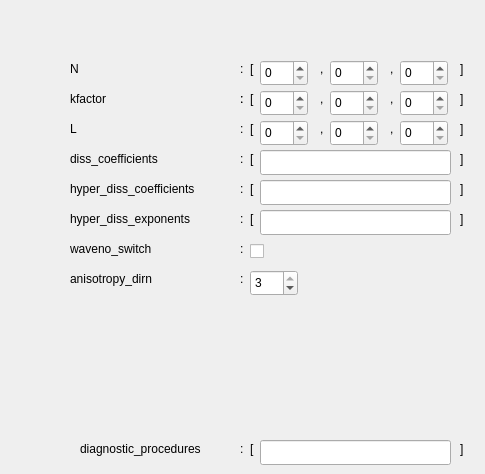
      <widget class="QWidget" name="field_tab">
       <attribute name="title">
        <string>Field</string>
       </attribute>
       <widget class="QLabel" name="program_kind_label_2">
        <property name="geometry">
         <rect>
          <x>70</x>
          <y>60</y>
          <width>161</width>
          <height>17</height>
         </rect>
        </property>
        <property name="text">
         <string>N</string>
        </property>
       </widget>
       <widget class="QLabel" name="label_14">
        <property name="geometry">
         <rect>
          <x>240</x>
          <y>60</y>
          <width>16</width>
          <height>17</height>
         </rect>
        </property>
        <property name="text">
         <string>:</string>
        </property>
       </widget>
       <widget class="QLabel" name="label_15">
        <property name="geometry">
         <rect>
          <x>250</x>
          <y>60</y>
          <width>16</width>
          <height>17</height>
         </rect>
        </property>
        <property name="text">
         <string>[</string>
        </property>
       </widget>
       <widget class="QLabel" name="label_23">
        <property name="geometry">
         <rect>
          <x>320</x>
          <y>60</y>
          <width>16</width>
          <height>17</height>
         </rect>
        </property>
        <property name="text">
         <string>,</string>
        </property>
       </widget>
       <widget class="QLabel" name="label_25">
        <property name="geometry">
         <rect>
          <x>390</x>
          <y>60</y>
          <width>16</width>
          <height>17</height>
         </rect>
        </property>
        <property name="text">
         <string>,</string>
        </property>
       </widget>
       <widget class="QLabel" name="label_26">
        <property name="geometry">
         <rect>
          <x>460</x>
          <y>60</y>
          <width>16</width>
          <height>17</height>
         </rect>
        </property>
        <property name="text">
         <string>]</string>
        </property>
       </widget>
       <widget class="QLabel" name="label_27">
        <property name="geometry">
         <rect>
          <x>390</x>
          <y>90</y>
          <width>16</width>
          <height>17</height>
         </rect>
        </property>
        <property name="text">
         <string>,</string>
        </property>
       </widget>
       <widget class="QLabel" name="label_28">
        <property name="geometry">
         <rect>
          <x>460</x>
          <y>90</y>
          <width>16</width>
          <height>17</height>
         </rect>
        </property>
        <property name="text">
         <string>]</string>
        </property>
       </widget>
       <widget class="QLabel" name="program_kind_label_3">
        <property name="geometry">
         <rect>
          <x>70</x>
          <y>90</y>
          <width>161</width>
          <height>17</height>
         </rect>
        </property>
        <property name="text">
         <string>kfactor</string>
        </property>
       </widget>
       <widget class="QLabel" name="label_29">
        <property name="geometry">
         <rect>
          <x>240</x>
          <y>90</y>
          <width>16</width>
          <height>17</height>
         </rect>
        </property>
        <property name="text">
         <string>:</string>
        </property>
       </widget>
       <widget class="QLabel" name="label_30">
        <property name="geometry">
         <rect>
          <x>320</x>
          <y>90</y>
          <width>16</width>
          <height>17</height>
         </rect>
        </property>
        <property name="text">
         <string>,</string>
        </property>
       </widget>
       <widget class="QLabel" name="label_31">
        <property name="geometry">
         <rect>
          <x>240</x>
          <y>90</y>
          <width>16</width>
          <height>17</height>
         </rect>
        </property>
        <property name="text">
         <string>:</string>
        </property>
       </widget>
       <widget class="QLabel" name="label_32">
        <property name="geometry">
         <rect>
          <x>250</x>
          <y>90</y>
          <width>16</width>
          <height>17</height>
         </rect>
        </property>
        <property name="text">
         <string>[</string>
        </property>
       </widget>
       <widget class="QLabel" name="label_33">
        <property name="geometry">
         <rect>
          <x>240</x>
          <y>120</y>
          <width>16</width>
          <height>17</height>
         </rect>
        </property>
        <property name="text">
         <string>:</string>
        </property>
       </widget>
       <widget class="QLabel" name="label_34">
        <property name="geometry">
         <rect>
          <x>390</x>
          <y>120</y>
          <width>16</width>
          <height>17</height>
         </rect>
        </property>
        <property name="text">
         <string>,</string>
        </property>
       </widget>
       <widget class="QLabel" name="label_35">
        <property name="geometry">
         <rect>
          <x>320</x>
          <y>120</y>
          <width>16</width>
          <height>17</height>
         </rect>
        </property>
        <property name="text">
         <string>,</string>
        </property>
       </widget>
       <widget class="QLabel" name="label_36">
        <property name="geometry">
         <rect>
          <x>250</x>
          <y>120</y>
          <width>16</width>
          <height>17</height>
         </rect>
        </property>
        <property name="text">
         <string>[</string>
        </property>
       </widget>
       <widget class="QLabel" name="program_kind_label_4">
        <property name="geometry">
         <rect>
          <x>70</x>
          <y>120</y>
          <width>161</width>
          <height>17</height>
         </rect>
        </property>
        <property name="text">
         <string>L</string>
        </property>
       </widget>
       <widget class="QLabel" name="label_37">
        <property name="geometry">
         <rect>
          <x>460</x>
          <y>120</y>
          <width>16</width>
          <height>17</height>
         </rect>
        </property>
        <property name="text">
         <string>]</string>
        </property>
       </widget>
       <widget class="QLabel" name="label_38">
        <property name="geometry">
         <rect>
          <x>240</x>
          <y>150</y>
          <width>16</width>
          <height>17</height>
         </rect>
        </property>
        <property name="text">
         <string>:</string>
        </property>
       </widget>
       <widget class="QLineEdit" name="lineEdit_2">
        <property name="geometry">
         <rect>
          <x>260</x>
          <y>150</y>
          <width>191</width>
          <height>25</height>
         </rect>
        </property>
        <property name="text">
         <string/>
        </property>
       </widget>
       <widget class="QLabel" name="program_sincostr_switch_2">
        <property name="geometry">
         <rect>
          <x>70</x>
          <y>150</y>
          <width>171</width>
          <height>17</height>
         </rect>
        </property>
        <property name="text">
         <string>diss_coefficients</string>
        </property>
       </widget>
       <widget class="QLabel" name="label_39">
        <property name="geometry">
         <rect>
          <x>250</x>
          <y>150</y>
          <width>16</width>
          <height>17</height>
         </rect>
        </property>
        <property name="text">
         <string>[</string>
        </property>
       </widget>
       <widget class="QLabel" name="label_40">
        <property name="geometry">
         <rect>
          <x>460</x>
          <y>150</y>
          <width>16</width>
          <height>17</height>
         </rect>
        </property>
        <property name="text">
         <string>]</string>
        </property>
       </widget>
       <widget class="QLabel" name="label_41">
        <property name="geometry">
         <rect>
          <x>240</x>
          <y>180</y>
          <width>16</width>
          <height>17</height>
         </rect>
        </property>
        <property name="text">
         <string>:</string>
        </property>
       </widget>
       <widget class="QLabel" name="label_42">
        <property name="geometry">
         <rect>
          <x>250</x>
          <y>180</y>
          <width>16</width>
          <height>17</height>
         </rect>
        </property>
        <property name="text">
         <string>[</string>
        </property>
       </widget>
       <widget class="QLineEdit" name="lineEdit_3">
        <property name="geometry">
         <rect>
          <x>260</x>
          <y>180</y>
          <width>191</width>
          <height>25</height>
         </rect>
        </property>
        <property name="text">
         <string/>
        </property>
       </widget>
       <widget class="QLabel" name="program_sincostr_switch_3">
        <property name="geometry">
         <rect>
          <x>70</x>
          <y>180</y>
          <width>171</width>
          <height>17</height>
         </rect>
        </property>
        <property name="text">
         <string>hyper_diss_coefficients</string>
        </property>
       </widget>
       <widget class="QLabel" name="label_43">
        <property name="geometry">
         <rect>
          <x>460</x>
          <y>180</y>
          <width>16</width>
          <height>17</height>
         </rect>
        </property>
        <property name="text">
         <string>]</string>
        </property>
       </widget>
       <widget class="QLabel" name="label_44">
        <property name="geometry">
         <rect>
          <x>240</x>
          <y>210</y>
          <width>16</width>
          <height>17</height>
         </rect>
        </property>
        <property name="text">
         <string>:</string>
        </property>
       </widget>
       <widget class="QLabel" name="label_45">
        <property name="geometry">
         <rect>
          <x>250</x>
          <y>210</y>
          <width>16</width>
          <height>17</height>
         </rect>
        </property>
        <property name="text">
         <string>[</string>
        </property>
       </widget>
       <widget class="QLineEdit" name="lineEdit_4">
        <property name="geometry">
         <rect>
          <x>260</x>
          <y>210</y>
          <width>191</width>
          <height>25</height>
         </rect>
        </property>
        <property name="text">
         <string/>
        </property>
       </widget>
       <widget class="QLabel" name="program_sincostr_switch_4">
        <property name="geometry">
         <rect>
          <x>70</x>
          <y>210</y>
          <width>171</width>
          <height>17</height>
         </rect>
        </property>
        <property name="text">
         <string>hyper_diss_exponents</string>
        </property>
       </widget>
       <widget class="QLabel" name="label_46">
        <property name="geometry">
         <rect>
          <x>460</x>
          <y>210</y>
          <width>16</width>
          <height>17</height>
         </rect>
        </property>
        <property name="text">
         <string>]</string>
        </property>
       </widget>
       <widget class="QLabel" name="program_LES_switch_label_2">
        <property name="geometry">
         <rect>
          <x>70</x>
          <y>240</y>
          <width>161</width>
          <height>17</height>
         </rect>
        </property>
        <property name="text">
         <string>waveno_switch</string>
        </property>
       </widget>
       <widget class="QLabel" name="label_49">
        <property name="geometry">
         <rect>
          <x>240</x>
          <y>240</y>
          <width>16</width>
          <height>17</height>
         </rect>
        </property>
        <property name="text">
         <string>:</string>
        </property>
       </widget>
       <widget class="QLabel" name="label_50">
        <property name="geometry">
         <rect>
          <x>240</x>
          <y>270</y>
          <width>16</width>
          <height>17</height>
         </rect>
        </property>
        <property name="text">
         <string>:</string>
        </property>
       </widget>
       <widget class="QLabel" name="program_LES_switch_label_3">
        <property name="geometry">
         <rect>
          <x>70</x>
          <y>270</y>
          <width>161</width>
          <height>17</height>
         </rect>
        </property>
        <property name="text">
         <string>anisotropy_dirn</string>
        </property>
       </widget>
       <widget class="QSpinBox" name="spinBox">
        <property name="geometry">
         <rect>
          <x>250</x>
          <y>270</y>
          <width>48</width>
          <height>26</height>
         </rect>
        </property>
        <property name="minimum">
         <number>1</number>
        </property>
        <property name="maximum">
         <number>3</number>
        </property>
        <property name="value">
         <number>3</number>
        </property>
       </widget>
       <widget class="QCheckBox" name="checkBox_7">
        <property name="geometry">
         <rect>
          <x>250</x>
          <y>240</y>
          <width>92</width>
          <height>23</height>
         </rect>
        </property>
        <property name="text">
         <string/>
        </property>
       </widget>
       <widget class="QSpinBox" name="spinBox_2">
        <property name="geometry">
         <rect>
          <x>260</x>
          <y>60</y>
          <width>48</width>
          <height>26</height>
         </rect>
        </property>
        <property name="maximum">
         <number>6144</number>
        </property>
       </widget>
       <widget class="QSpinBox" name="spinBox_3">
        <property name="geometry">
         <rect>
          <x>330</x>
          <y>60</y>
          <width>48</width>
          <height>26</height>
         </rect>
        </property>
        <property name="maximum">
         <number>6144</number>
        </property>
       </widget>
       <widget class="QSpinBox" name="spinBox_4">
        <property name="geometry">
         <rect>
          <x>400</x>
          <y>60</y>
          <width>48</width>
          <height>26</height>
         </rect>
        </property>
        <property name="maximum">
         <number>6144</number>
        </property>
       </widget>
       <widget class="QSpinBox" name="spinBox_5">
        <property name="geometry">
         <rect>
          <x>260</x>
          <y>90</y>
          <width>48</width>
          <height>26</height>
         </rect>
        </property>
       </widget>
       <widget class="QSpinBox" name="spinBox_6">
        <property name="geometry">
         <rect>
          <x>330</x>
          <y>90</y>
          <width>48</width>
          <height>26</height>
         </rect>
        </property>
       </widget>
       <widget class="QSpinBox" name="spinBox_7">
        <property name="geometry">
         <rect>
          <x>400</x>
          <y>90</y>
          <width>48</width>
          <height>26</height>
         </rect>
        </property>
       </widget>
       <widget class="QSpinBox" name="spinBox_8">
        <property name="geometry">
         <rect>
          <x>260</x>
          <y>120</y>
          <width>48</width>
          <height>26</height>
         </rect>
        </property>
       </widget>
       <widget class="QSpinBox" name="spinBox_9">
        <property name="geometry">
         <rect>
          <x>330</x>
          <y>120</y>
          <width>48</width>
          <height>26</height>
         </rect>
        </property>
       </widget>
       <widget class="QSpinBox" name="spinBox_10">
        <property name="geometry">
         <rect>
          <x>400</x>
          <y>120</y>
          <width>48</width>
          <height>26</height>
         </rect>
        </property>
       </widget>
       <widget class="QLabel" name="program_sincostr_switch_26">
        <property name="geometry">
         <rect>
          <x>80</x>
          <y>440</y>
          <width>171</width>
          <height>17</height>
         </rect>
        </property>
        <property name="text">
         <string>diagnostic_procedures</string>
        </property>
       </widget>
       <widget class="QLineEdit" name="lineEdit_21">
        <property name="geometry">
         <rect>
          <x>260</x>
          <y>440</y>
          <width>191</width>
          <height>25</height>
         </rect>
        </property>
        <property name="text">
         <string/>
        </property>
       </widget>
       <widget class="QLabel" name="label_217">
        <property name="geometry">
         <rect>
          <x>240</x>
          <y>440</y>
          <width>16</width>
          <height>17</height>
         </rect>
        </property>
        <property name="text">
         <string>:</string>
        </property>
       </widget>
       <widget class="QLabel" name="label_218">
        <property name="geometry">
         <rect>
          <x>460</x>
          <y>440</y>
          <width>16</width>
          <height>17</height>
         </rect>
        </property>
        <property name="text">
         <string>]</string>
        </property>
       </widget>
       <widget class="QLabel" name="label_219">
        <property name="geometry">
         <rect>
          <x>250</x>
          <y>440</y>
          <width>16</width>
          <height>17</height>
         </rect>
        </property>
        <property name="text">
         <string>[</string>
        </property>
       </widget>
      </widget>
